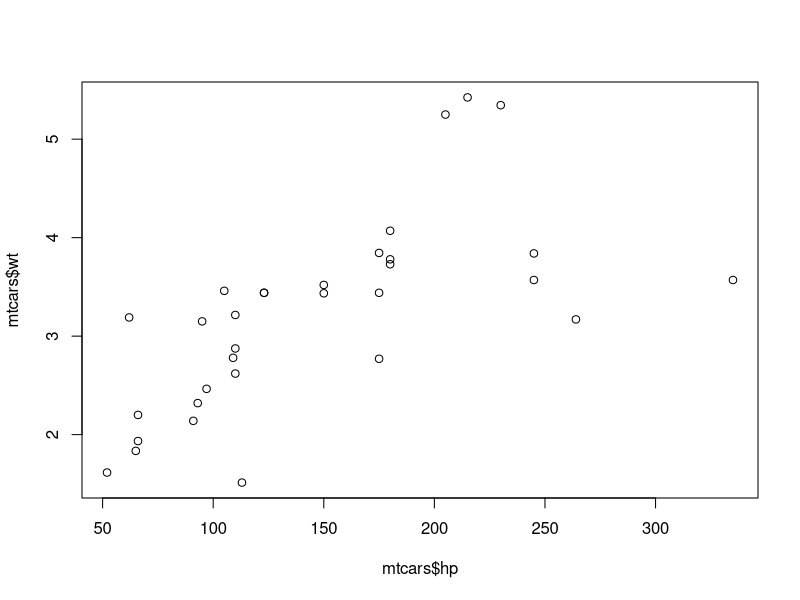

R code for this plot:
data("mtcars")

nrow(mtcars)
ncol(mtcars)

ca=0
cm=0
for(i in 0:nrow(mtcars))
  ifelse(mtcars[i,9]==1 , cm<-cm+1, ca<-ca+1)
if(ca > cm){
  print("Automatic") 
}else{
  print("Manual") 
}

plot(mtcars$hp, mtcars$wt, 'p')
attach(mtcars)

newmtc=data.frame(mpg, as.integer(cyl), disp, hp, drat, wt, qsec, as.integer(vs), as.integer(am), gear, carb)
lapply(newmtc, class)
print(newmtc)

count=0
for(i in 0:nrow(mtcars))
  ifelse(mtcars[i,2]<5, count<-count+1, ' ')
mtcars[2]<5
print(paste("Number of cases where cylinder is less than 5 is ", count))
